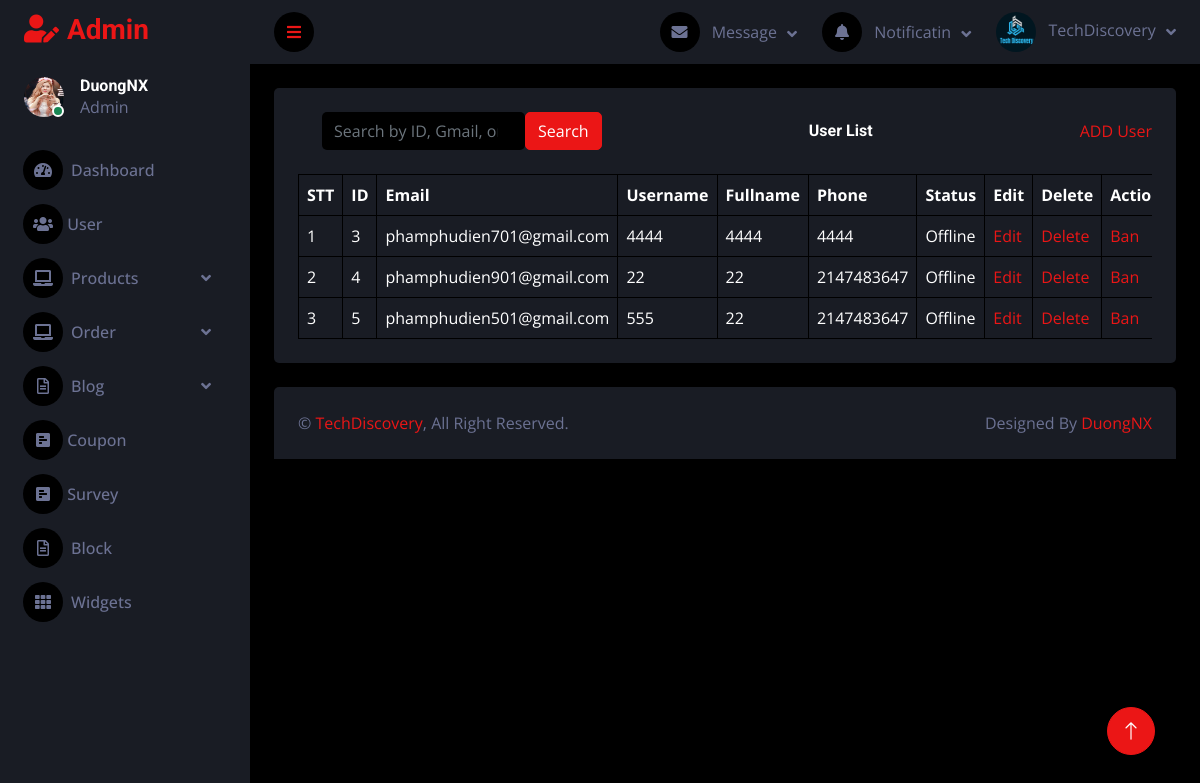
/admin/userlist.php, run on the app's committed database.
### tables this page shows
CREATE TABLE `users` (
  `id` int(3) NOT NULL,
  `email` varchar(250) NOT NULL,
  `username` varchar(250) NOT NULL,
  `password` varchar(255) NOT NULL,
  `fullname` varchar(255) NOT NULL,
  `address` varchar(255) NOT NULL,
  `phone` int(10) NOT NULL,
  `verification_code` int(6) NOT NULL,
  `registration_time` datetime NOT NULL DEFAULT current_timestamp(),
  `role` varchar(255) DEFAULT 'user',
  `is_online` tinyint(1) NOT NULL DEFAULT 0
);

### admin/userlist.php (the view, shortened to what this page needs)
<?php
include "header.php";
include "sidebar.php";
include "navbar.php";
?>
<?php
$servername = "localhost";
$username = "root";
$password = "";
$dbname = "website_td";
$db = new mysqli($servername, $username, $password, $dbname);
$search = isset($_GET['search']) ? $_GET['search'] : '';
$query = "SELECT * FROM users
          WHERE id LIKE '%$search%' OR email LIKE '%$search%' OR username LIKE '%$search%'";
$show_user = $db->query($query);
?>
<div class="container-fluid pt-4 px-4">
    <div class="bg-secondary text-center rounded p-4">
        <div class="d-flex align-items-center justify-content-between mb-4">
        <form class="d-none d-md-flex ms-4" method="GET" action="userlist.php">
                    <input class="form-control bg-dark border-0" type="search" name="search" placeholder="Search by ID, Gmail, or Username">
                    <button type="submit" class="btn btn-primary">Search</button>
                </form>
            <h6 class="mb-0">User List</h6>
            <a href="userlistadd.php">ADD User</a>
        </div>
        <div class="table-responsive">
            <table class="table text-start align-middle table-bordered table-hover mb-0">
                <thead>
                    <tr class="text-white">
                        <th scope="col">STT</th>
                        <th scope="col">ID</th>
                        <th scope="col">Email</th>
                        <th scope="col">Username</th>
                        <th scope="col">Fullname</th>
                        <th scope="col">Phone</th>
                        <th scope="col">Status</th>
                        <th scope="col">Edit</th>
                        <th scope="col">Delete</th>
                        <th scope="col">Action</th>
                    </tr>
                </thead>
                <body>
                    <?php
                    if ($show_user) {
                        $i = 0;
                        while ($result = $show_user->fetch_assoc()) {
                            if ($result['role'] !== 'admin') {
                                $i++;
                    ?>
                            <tr>
                                <td><?php echo $i ?></td>
                                <td><?php echo $result['id'] ?></td>
                                <td><?php echo $result['email'] ?></td>
                                <td><?php echo $result['username'] ?></td>
                                <td><?php echo $result['fullname'] ?></td>
                                <td><?php echo $result['phone'] ?></td>
                                <td>
                                    <?php
                                    if ($result['is_online'] == 2) {
                                        echo 'Banned';
                                    } else {
                                        echo $result['is_online'] ? 'Online' : 'Offline';
                                    }
                                    ?>
                                </td>
                                <td><a href="../admin/userlistedit.php?id=<?php echo $result['id']; ?>">Edit</a></td>
                                <td>
                                    <a href="userlistdelete.php?id=<?php echo $result['id']; ?>" onclick="return confirmDelete()">Delete</a>
                                </td>
                                <?php if ($result['is_online'] == 2) : ?>
                                    <td><a href="../admin/userlistunbanned.php?id=<?php echo $result['id']; ?>" onclick="confirmUnban(<?php echo $result['id']; ?>)">Unbaned</a></td>
                                <?php else : ?>
                                    <td><a href="../admin/userlistbanned.php?id=<?php echo $result['id']; ?>" onclick="confirmBan(<?php echo $result['id']; ?>)">Ban</a></td>
                                <?php endif; ?>
                            </tr>
                    <?php
                        }
                    }
                }
                    ?>
                </body>
            </table>
        </div>
    </div>
</div>
<?php
include "footer.php";
?>

### admin/css/style.css (style rules this page uses)
:root { --primary: #EB1616; --secondary: #191C24; --light: #6C7293; --dark: #000000; }
.btn { transition: .5s; }

### data on the page
users: id "3", email "phamphudien701@gmail.com", username "4444", fullname "4444", phone "4444", is_online "Offline"
users: id "4", email "phamphudien901@gmail.com", username "22", fullname "22", phone "2147483647", is_online "Offline"
users: id "5", email "phamphudien501@gmail.com", username "555", fullname "22", phone "2147483647", is_online "Offline"
